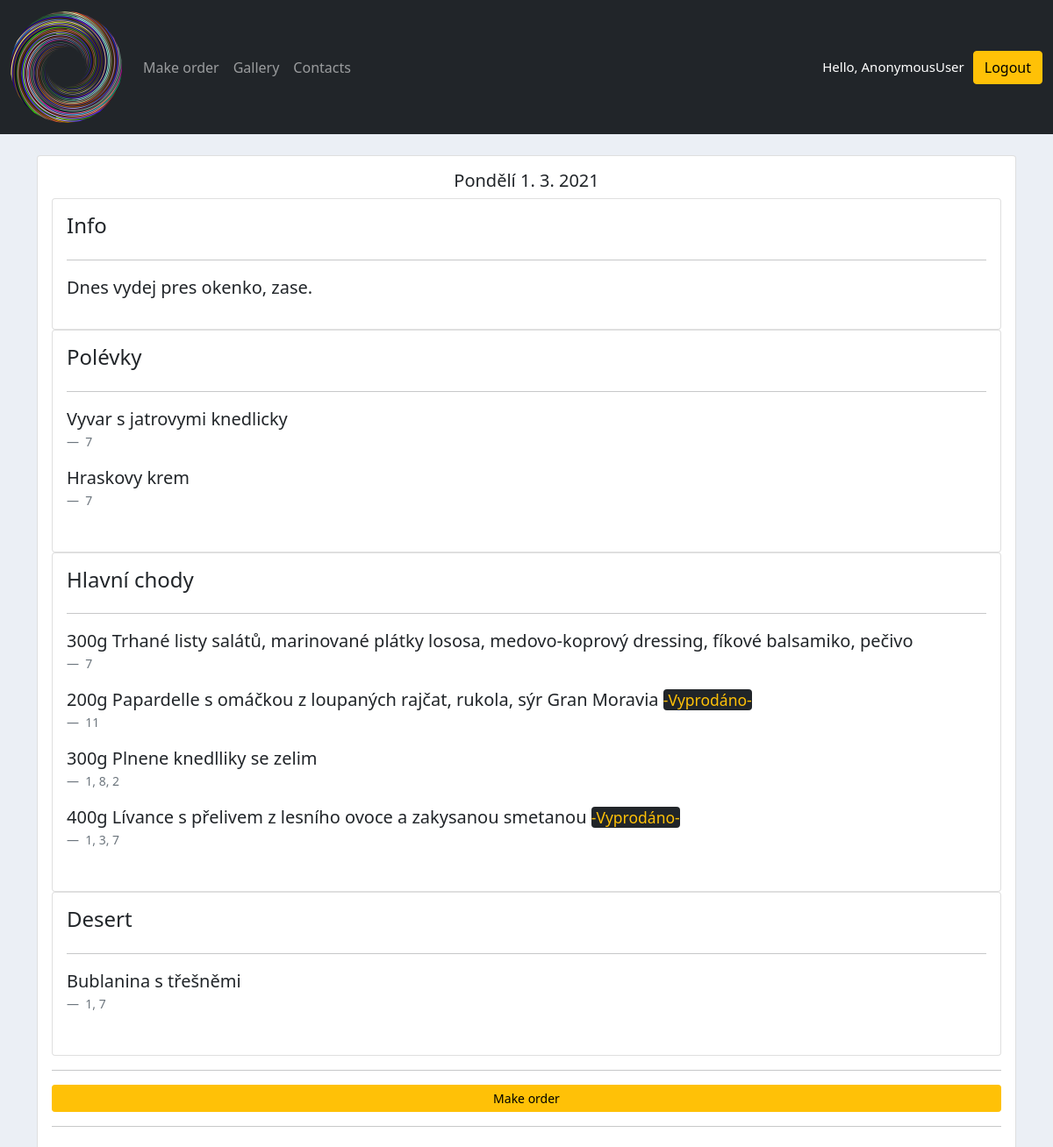
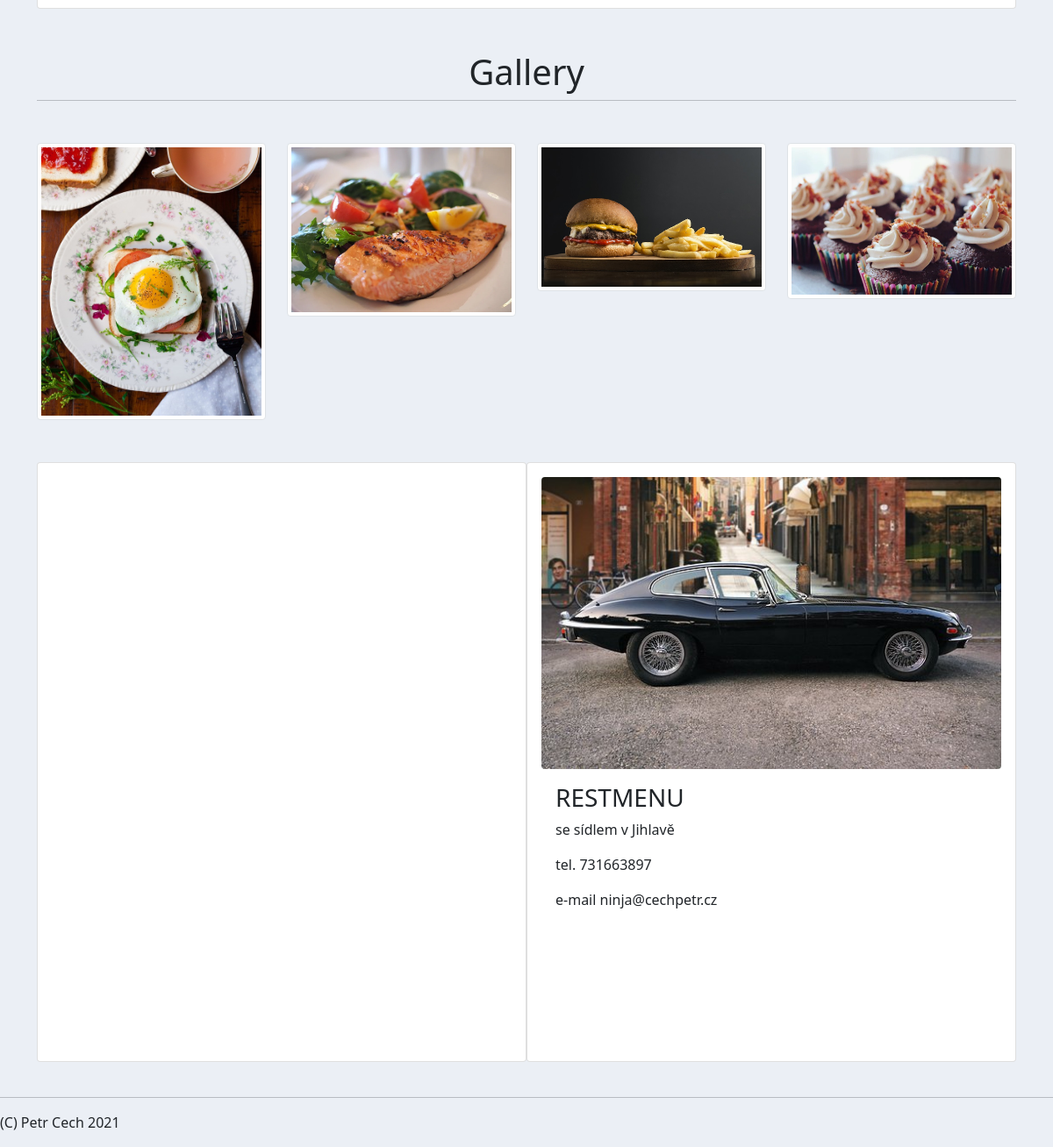
The page / on the database its author committed (2 pictures, top to bottom).
### accounts/models.py (models this page shows)
class Menu(models.Model):
    supper1 = models.ForeignKey(
    Supper, related_name='supper1', null=True, on_delete=models.SET_NULL
    )
    supper1_portions = models.PositiveIntegerField(null=True)
    supper2 = models.ForeignKey(
    Supper, related_name='supper2', null=True, on_delete=models.SET_NULL
    )
    supper2_portions = models.PositiveIntegerField(null=True)
    meal1 = models.ForeignKey(
    Meal, related_name='meal1', null=True, on_delete=models.SET_NULL
    )
    meal1_portions = models.PositiveIntegerField(null=True)
    meal2 = models.ForeignKey(
    Meal, related_name='meal2', null=True, on_delete=models.SET_NULL
    )
    meal2_portions = models.PositiveIntegerField(null=True)
    meal3 = models.ForeignKey(
    Meal, related_name='meal3', null=True, on_delete=models.SET_NULL
    )
    meal3_portions = models.PositiveIntegerField(null=True)
    meal4 = models.ForeignKey(
    Meal, related_name='meal4', null=True, on_delete=models.SET_NULL
    )
    meal4_portions = models.PositiveIntegerField(null=True)
    desert = models.ForeignKey(Desert, null=True, on_delete=models.SET_NULL)
    day = models.CharField(max_length=1000, null=True, default='')
    info = models.TextField(max_length=2000, blank=True)

class Supper(models.Model):
    name = models.CharField(max_length=200, null=True)
    alergens = models.CharField(max_length=200, null=True)
    price = models.PositiveIntegerField(null=True, default=25)
    def __str__(self):
        return self.name

class Meal(models.Model):
    portion = models.IntegerField(null=True)
    name = models.CharField(max_length=200, null=True)
    alergens = models.CharField(max_length=200, null=True)
    price = models.PositiveIntegerField(null=True, default=110)
    def __str__(self):
        return self.name

class Desert(models.Model):
    name = models.CharField(max_length=200, null=True)
    alergens = models.CharField(max_length=200, null=True)
    def __str__(self):
        return self.name

### accounts/views.py (the view)
# urls.py: path('', views.home, name='home'),
def home(request):
    menu = Menu.objects.last()
    orders = Order.objects.all()
    total = orders.count()
    counting_portions1 = [
    'supper1', 'supper2', 'meal1', 'meal2', 'meal3', 'meal4'
    ]
    counting_portions2 = {}
    for i in counting_portions1:
        counting = Order.objects.aggregate(Sum(i))
        counting_portions2.update(counting)
    context = {
    'menu': menu,
    'orders': orders,
    'total': total,
    'c_p': counting_portions2,}
    return render(request, 'accounts/dashboard.html', context)

### accounts/templates/accounts/dashboard.html (shortened to what this page needs)
{%  extends 'accounts/main.html' %}
{% load static %}
{% block content %}
{%  include 'accounts/menu.html' %}
<br>
<div id="gallery">
{%  include 'accounts/gallery.html' %}
</div>
<br>
<div class="container">
  <div id="contacts" class="d-flex flex-row">
    <div class="card card-body overflow-hidden w-50">
      <div class="container-fluid" id="mapa" style="width:600px; height:650px"></div>
    </div>
    <div class="card card-body w-50">
      <img src="{% static 'images/port.jpg' %}" class="card-img-top rounded" alt="Portrait">
      <div class="card-body">
        <h3>RESTMENU</h3>
        <p>se sídlem v Jihlavě</p>
        <p>tel. 731663897</p>
        <p>e-mail ninja@cechpetr.cz</p>
      </div>
    </div>
  </div>
</div>
<br>
{% endblock %}

### accounts/templates/accounts/menu.html (shortened to what this page needs)
<br>
<div class="container">
<div class="row">
	<div class="col-md">
		<div class="card card-body">
			<h5 class="text-center">{{menu.day}}</h5>
			<div class="col-md">
    		<div class="card card-body">
    			<h4>Info</h4>
    			<hr>
            <blockquote class="blockquote">
                 <p>{{menu.info}}</p>
            </blockquote>
    		</div>
    	</div>
			<div class="col-md">
    		<div class="card card-body">
    			<h4>Polévky</h4>
    			<hr>
					<figure >
            <blockquote class="blockquote">
                 <p>{{menu.supper1}}
								 </p>
            </blockquote>
						<figcaption class="blockquote-footer">
              {{menu.supper1.alergens}}
            </figcaption>
            <blockquote class="blockquote">
                 <p>{{menu.supper2}}
								 </p>
            </blockquote>
						<figcaption class="blockquote-footer">
              {{menu.supper2.alergens}}
            </figcaption>
          </figure>
    		</div>
    	</div>
    	<div class="col-md">
    		<div class="card card-body">
    			<h4>Hlavní chody</h4>
          <hr>
          <figure>
            <blockquote class="blockquote">
      			     <p>{{menu.meal1.portion}}g {{menu.meal1}}
							</p>
            </blockquote>
						<figcaption class="blockquote-footer">
              {{menu.meal1.alergens}}
            </figcaption>
            <blockquote class="blockquote">
      			     <p>{{menu.meal2.portion}}g {{menu.meal2}}
									  {% if c_p.meal2__sum >= menu.meal2_portions %}
										<small class="text-warning bg-dark rounded"> -Vyprodáno- </small>
										{% endif %}
								 </p>
            </blockquote>
						<figcaption class="blockquote-footer">
              {{menu.meal2.alergens}}
            </figcaption>
            <blockquote class="blockquote">
      			     <p>{{menu.meal3.portion}}g {{menu.meal3}}
							</p>
            </blockquote>
						<figcaption class="blockquote-footer">
              {{menu.meal3.alergens}}
            </figcaption>
            <blockquote class="blockquote">
      			     <p>{{menu.meal4.portion}}g {{menu.meal4}}
									  {% if c_p.meal4__sum >= menu.meal4_portions %}
								 		<small class="text-warning bg-dark rounded"> -Vyprodáno- </small>
								 		{% endif %}
							</p>
            </blockquote>
						<figcaption class="blockquote-footer">
              {{menu.meal4.alergens}}
            </figcaption>
          </figure>
    		</div>
    	</div>
      <div class="col-md">
    		<div class="card card-body">
    			<h4>Desert</h4>
          <hr>
          <figure>
            <blockquote class="blockquote">
      			     <p>{{menu.desert}}</p>
            </blockquote>
						<figcaption class="blockquote-footer">
              {{menu.desert.alergens}}
            </figcaption>
          </figure>
    		</div>
    	</div>
      <hr>
      <a class="btn btn-warning  btn-sm btn-block" href="{% url 'make_order' %}">Make order</a>
      <hr>
		</div>
	</div>
</div>
</div>

### static/css/main.css (style rules this page uses)
body { background-color: #ebeff5; }

### rows shown on the page
Menu: day "Pondělí 1. 3. 2021", info "Dnes vydej pres okenko, zase.", supper1 "Vyvar s jatrovymi knedlicky", supper1.alergens "7", supper2 "Hraskovy krem", supper2.alergens "7", meal1.portion "300", meal1 "Trhané listy salátů, marinované plátky lososa, medovo-koprový dressing, fíkové balsamiko, pečivo", meal1.alergens "7", meal2.portion "200", meal2 "Papardelle s omáčkou z loupaných rajčat, rukola, sýr Gran Moravia", meal2.alergens "11", meal3.portion "300", meal3 "Plnene knedlliky se zelim", meal3.alergens "1, 8, 2", meal4.portion "400", meal4 "Lívance s přelivem z lesního ovoce a zakysanou smetanou", meal4.alergens "1, 3, 7", desert "Bublanina s třešněmi", desert.alergens "1, 7"

### other values the page prints
{{ request.user }} "AnonymousUser"
